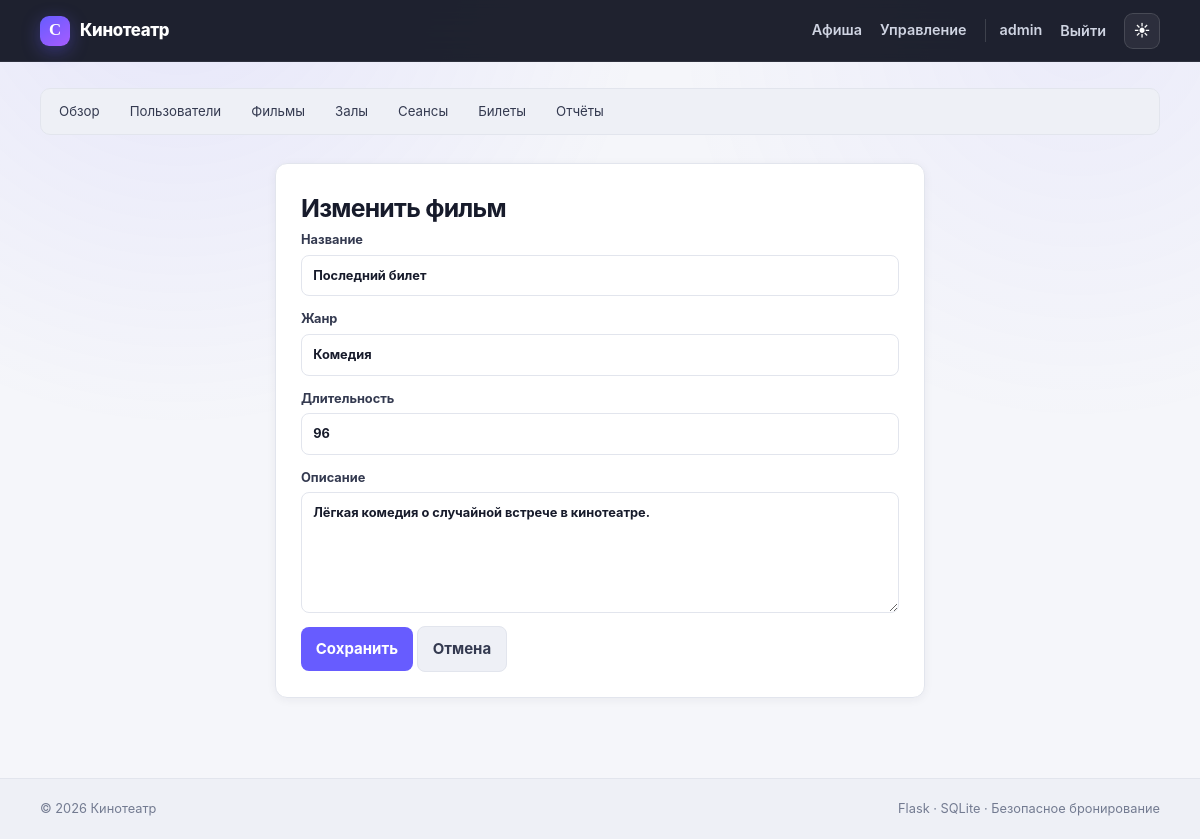
Page /admin/movie/2/edit (signed in) on the committed database.
### tables this page shows
CREATE TABLE users (
    id INTEGER PRIMARY KEY AUTOINCREMENT,
    username TEXT NOT NULL UNIQUE COLLATE NOCASE,
    password_hash TEXT NOT NULL,
    email TEXT NOT NULL UNIQUE COLLATE NOCASE,
    phone TEXT,
    role TEXT NOT NULL DEFAULT 'customer' CHECK(role IN ('admin', 'customer')),
    is_active INTEGER NOT NULL DEFAULT 1 CHECK(is_active IN (0, 1)),
    created_at TEXT NOT NULL DEFAULT CURRENT_TIMESTAMP
);

CREATE TABLE movies (
    id INTEGER PRIMARY KEY AUTOINCREMENT,
    title TEXT NOT NULL,
    genre TEXT NOT NULL,
    duration INTEGER NOT NULL CHECK(duration > 0),
    description TEXT NOT NULL DEFAULT ''
);

### routes/admin.py (the view, shortened to what this page needs)
@bp.route("/movie/<int:item_id>/edit", methods=("GET", "POST"))
@admin_required
def movie_edit(item_id):
    db = get_db(); item = db.execute("SELECT * FROM movies WHERE id=?", (item_id,)).fetchone()
    if not item: abort(404)
    return render_template("admin/movie_edit.html", item=item)

### database.py (called while the page is built)
def get_db():
    if "db" not in g:
        g.db = sqlite3.connect(
            current_app.config["DATABASE"],
            detect_types=sqlite3.PARSE_DECLTYPES,
            timeout=10,
        )
        g.db.row_factory = sqlite3.Row
        g.db.execute("PRAGMA foreign_keys = ON")
        g.db.execute("PRAGMA busy_timeout = 10000")
    return g.db

### utils.py (called while the page is built)
def admin_required(view):
    @wraps(view)
    def wrapped(**kwargs):
        if g.user is None:
            return redirect(url_for("auth.login"))
        if g.user["role"] != "admin":
            abort(403)
        return view(**kwargs)
    return wrapped

### templates/admin/movie_edit.html
{% extends 'base.html' %}{% block title %}Изменение фильма{% endblock %}{% block content %}{% include 'admin/_nav.html' %}<div class="auth-card wide"><h1>Изменить фильм</h1><form method="post" class="stack"><input type="hidden" name="csrf_token" value="{{ csrf_token }}"><label>Название<input name="title" value="{{ item['title'] }}" required></label><label>Жанр<input name="genre" value="{{ item['genre'] }}" required></label><label>Длительность<input type="number" name="duration" value="{{ item['duration'] }}" min="1" required></label><label>Описание<textarea name="description" rows="5">{{ item['description'] }}</textarea></label><div><button>Сохранить</button> <a class="button secondary" href="{{ url_for('admin.movies') }}">Отмена</a></div></form></div>{% endblock %}

### templates/base.html (shortened to what this page needs)
<!doctype html>
<html lang="ru" data-theme="light" data-accent="violet">
<head>
  <link rel="stylesheet" href="{{ url_for('static', filename='style.css') }}">
</head>
<body>
<header class="topbar">
  <div class="container nav">
    <a class="brand" href="{{ url_for('main.index') }}"><span class="brand-mark">C</span><span>Кинотеатр</span></a>
    <nav id="main-nav">
      <a href="{{ url_for('main.index') }}">Афиша</a>
      {% if g.user %}
        {% if g.user['role']=='admin' %}<a href="{{ url_for('admin.dashboard') }}">Управление</a>{% else %}<a href="{{ url_for('booking.profile') }}">Мои билеты</a>{% endif %}
        <a class="user" href="{{ url_for('booking.profile') }}" title="Профиль и настройки">{{ g.user['username'] }}</a>
        <form class="inline" method="post" action="{{ url_for('auth.logout') }}"><input type="hidden" name="csrf_token" value="{{ csrf_token }}"><button class="link-button">Выйти</button></form>
      {% else %}
        <a href="{{ url_for('auth.login') }}">Вход</a><a class="nav-accent" href="{{ url_for('auth.register') }}">Регистрация</a>
      {% endif %}
      <div class="theme-wrap">
        <button class="theme-button" id="theme-button" type="button" aria-label="Настроить тему" aria-expanded="false"><span id="theme-icon">◐</span></button>
      </div>
    </nav>
  </div>
</header>
<main class="container">
  {% block content %}{% endblock %}
</main>
<footer><div class="container footer-content"><span>© 2026 Кинотеатр</span><span>Flask · SQLite · Безопасное бронирование</span></div></footer>
</body>
</html>

### static/style.css (style rules this page uses)
:root,[data-theme="light"] { color-scheme:light; --bg:#f5f6fa;--bg-soft:#eef0f6;--surface:#ffffff;--surface-2:#f8f9fc; --text:#171b2b;--text-2:#343a50;--muted:#737b91;--line:#e2e5ed; --topbar:rgba(17,21,34,.94);--topbar-text:#f6f7fb; --primary:#675cff;--primary-hover:#5549ef;--primary-soft:#eeecff;--primary-rgb:103,92,255; --danger:#dc3f55;--danger-soft:#fff0f2;--success:#11865a;--success-soft:#e8f8f1; --warning:#9a6800;--warning-soft:#fff7dd; --shadow-sm:0 2px 10px rgba(29,34,52,.055);--shadow:0 10px 35px rgba(29,34,52,.09); }
* { box-sizing:border-box }
html { scroll-behavior:smooth }
body { margin:0;background:var(--bg);color:var(--text);font:15px/1.55 Inter,ui-sans-serif,system-ui,-apple-system,"Segoe UI",sans-serif;transition:background .25s,color .25s }
body::before { content:"";position:fixed;inset:0 0 auto;height:430px;z-index:-1;background:radial-gradient(circle at 15% -10%,rgba(var(--primary-rgb),.1),transparent 42%),radial-gradient(circle at 90% 5%,rgba(var(--primary-rgb),.065),transparent 35%);pointer-events:none }
a { color:var(--primary);text-decoration:none }
button,input,select,textarea { font:inherit }
.container { width:min(1120px,calc(100% - 32px));margin-inline:auto }
.topbar { position:sticky;top:0;z-index:50;min-height:62px;display:flex;align-items:center;color:var(--topbar-text);background:var(--topbar);border-bottom:1px solid rgba(255,255,255,.07);backdrop-filter:blur(16px);-webkit-backdrop-filter:blur(16px) }
.nav { display:flex;align-items:center;justify-content:space-between;gap:24px }
.brand { display:flex;align-items:center;gap:10px;color:#fff;font-weight:850;font-size:1.05rem;letter-spacing:-.02em }
.brand-mark { display:grid;place-items:center;width:30px;height:30px;border-radius:9px;background:linear-gradient(145deg,var(--primary),#a65cff);color:#fff;box-shadow:0 5px 18px rgba(var(--primary-rgb),.36);font-family:Georgia,serif }
.nav nav { display:flex;align-items:center;gap:18px }
.nav nav>a,.link-button { color:#cfd4e2;font-weight:560;font-size:.9rem;transition:color .18s }
.user { padding-left:14px;border-left:1px solid rgba(255,255,255,.14);color:#929bad;font-size:.85rem }
.inline { display:inline }
.link-button,.text-danger { border:0;background:none;padding:0;cursor:pointer }
.theme-wrap { position:relative }
.theme-button { display:grid;place-items:center;width:36px;height:36px;padding:0;border:1px solid rgba(255,255,255,.13);border-radius:9px;background:rgba(255,255,255,.06);color:#fff;cursor:pointer;font-size:1rem }
main { min-height:calc(100vh - 125px);padding:26px 0 52px }
footer { padding:20px 0;background:var(--bg-soft);border-top:1px solid var(--line);color:var(--muted);font-size:.8rem }
.footer-content { display:flex;justify-content:space-between;gap:15px }
button,.button { display:inline-flex;align-items:center;justify-content:center;gap:7px;padding:.64rem .92rem;border:0;border-radius:8px;background:var(--primary);color:#fff;font-weight:720;cursor:pointer;transition:transform .16s,background .16s,box-shadow .16s }
.secondary { background:var(--bg-soft);color:var(--text-2);border:1px solid var(--line) }
input,select,textarea { width:100%;padding:.61rem .7rem;border:1px solid var(--line);border-radius:8px;background:var(--surface);color:var(--text);outline:0;transition:border-color .16s,box-shadow .16s }
input::placeholder,textarea::placeholder { color:var(--muted);opacity:.7 }
label { color:var(--text-2) }
.auth-card,.panel { border:1px solid var(--line);border-radius:12px;background:var(--surface);box-shadow:var(--shadow-sm) }
.auth-card { max-width:480px;margin:28px auto;padding:25px }
.auth-card.wide { max-width:650px }
.auth-card h1 { margin:0 0 .2rem;font-size:1.55rem;letter-spacing:-.03em }
.stack { display:grid;gap:13px }
.stack label,.form-grid label,.session-form label { display:grid;gap:5px;font-size:.8rem;font-weight:650 }

### rows in the picture
users: user.username "admin"
movies: title "Последний билет", genre "Комедия", duration "96", description "Лёгкая комедия о случайной встрече в кинотеатре."
